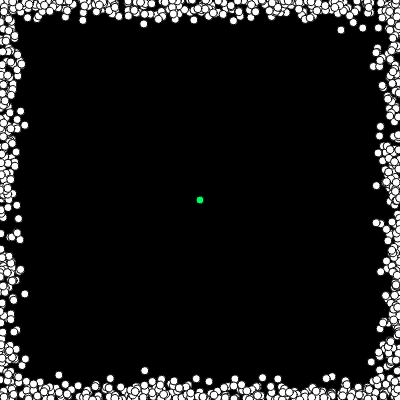
Frame 1 (no input)
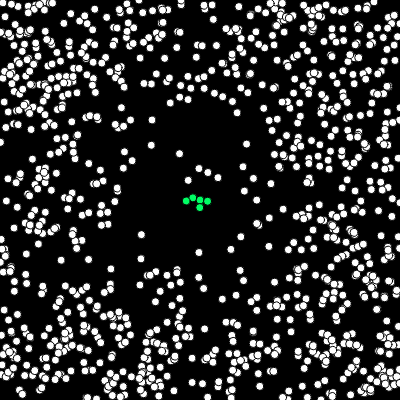
Frame 60 (no input)
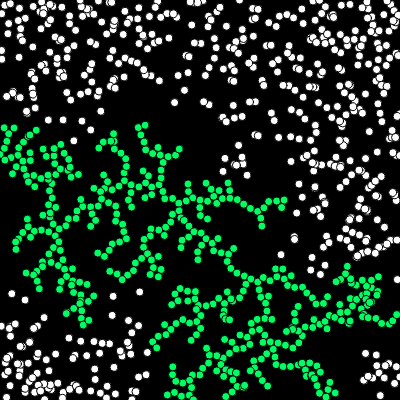
Frame 120 (the mouse pressed at the canvas centre since frame 60)

The p5.js sketch that drew these frames (run headless with seeded random() and noise() and a simulated clock; from frame 60 on, the mouse is pressed at the canvas centre):

// p5.js sketch
// ── sketch.js
// Dan Shiffman Coding Challenge #34: Diffusion-Limited Aggregation
// https://youtu.be/Cl_Gjj80gPE

var tree = []; // finished thing
var walkers = []; // things that move around
var maxWalkers = 200;
var iterations = 200;
var r = 4; // size

function setup() {
  createCanvas( 400, 400 );

  tree[ 0 ] = new Walker( width / 2, height / 2, true );

  for ( var i = 0; i < 1000; i++ ) {
    walkers[ i ] = new Walker();
  }
}

function draw() {
  background( 0 );

  var tl = tree.length;
  for ( var i = 0; i < tl; i++ ) {
    tree[ i ].show();
  }

  for ( var n = 0; n < iterations; n++ ) { // move 200 times per frame to speed up the getting-stuck-process
    var wl = walkers.length;
    for ( var i = wl - 1; i >= 0; i-- ) {
      walkers[ i ].walk();
      if ( walkers[ i ].checkStuck( tree ) ) {
        tree.push( walkers[ i ]);
        walkers.splice( i, 1 );

      }
    }
  }

  var wl = walkers.length;
  for ( var i = wl - 1; i >= 0; i-- ) {
    walkers[ i ].show();
  }

  // while ( walkers.length < maxWalkers ) {
  //   walkers.push( new Walker() );
  // }

  }

// ── walker.js
function Walker( x, y, stuck ) {

  this.stuck = stuck; // no argument = falsy

  if ( x && y ) {
    this.pos = createVector( x, y );
  } else {
    this.pos = randomPoint();
  }

  function randomPoint() {
    // pick floor, right, bottom, left
    var i = floor( random( 4 ) );
    if ( i == 0 ) { // top
      var x = random( width );
      return createVector( x, height );
    } else if ( i == 1 ) { // right
      var y = random( height );
      return createVector( width, y );
    } else if ( i == 2 ) { // bottom
      var x = random( width );
      return createVector( x, 0 );
    } else { // left
      var y = random( height );
      return createVector( 0, y );
    }
  }

this.walk = function() {
    var vel = p5.Vector.random2D();
    this.pos.add( vel );
    this.pos.x = constrain( this.pos.x, 0, width );
    this.pos.y = constrain( this.pos.y, 0, height );
  }

  this.checkStuck = function( others ) {
    var ol = others.length;
    for ( var i = 0; i < ol; i++ ) {
      // var d = p5.Vector.dist( this.pos, others[ i ].pos ); // dist function uses to much resources here
      var d = distSq( this.pos, others[ i ].pos );
      // if ( d < r * 2 ) {
      if ( d < ( r * r * 4 ) ) {
        this.stuck = true;
        return true;
        break;
      }
    }
    return false;
  }

  this.show = function() {
    if ( this.stuck ) {
      fill( 0, 255, 100 );
    } else {
      fill( 255 );
    }
    ellipse( this.pos.x, this.pos.y, r * 2, r * 2 );
  }

  function distSq( a, b ) { // write own dist function to speed up things
    var dx = b.x - a.x;
    var dy = b.y - a.y;
    // return sqrt( dx * dx - dy * dy ); // euclidian distance computation
    return dx * dx + dy * dy;
  }

}
